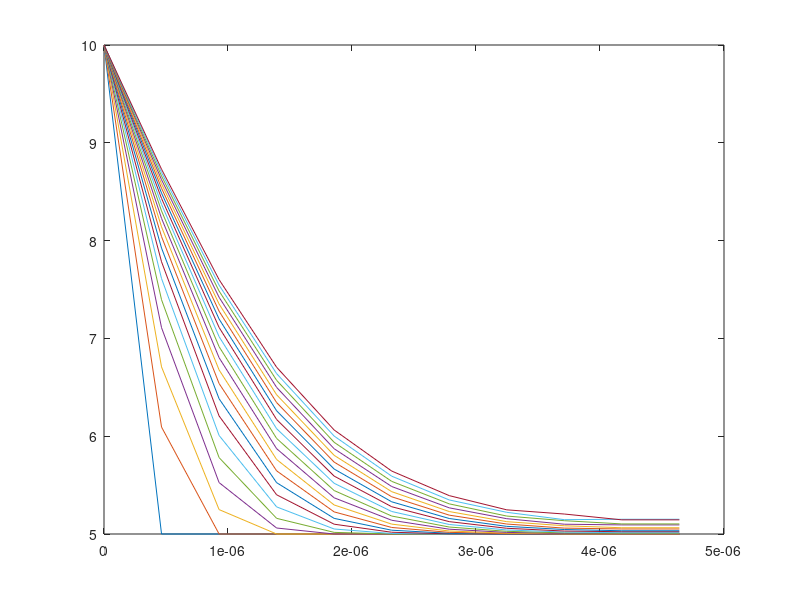

This figure's MATLAB source:
clear;
close all;

L = 2; %lenght 
rho = 1000;  %density
nu = 1e-3;  %viscosity
Dab = 1.16e-5;  %diffusion coefficient
Ca1 = 5; 
Ca2 = 10;
u_inf = 1;  %velocity of free stream

Re_crit = 3.2e5; %critical Re no. 
z_crit = nu*Re_crit/(rho*u_inf); %critical z value
del_crit = 4.64*z_crit/Re_crit;  %critical boundary thickness

dx = del_crit/10;
dz = 0.1;

x = 0:dx:del_crit;
z = 0:dz:L;

[~,n] = size(x);
[~,m] = size(z);

C = zeros(m,n);
r = zeros(m,n);
C(1,:) = Ca1;
C(:,1) = Ca2;

for k = 2:m
    Re = rho*u_inf*z(k)/nu;
    if(Re<Re_crit)
        del = 4.64*z(k)/Re;
    else
        del = del_crit;
    end
    %assigning value of del based on reynolds no. at that value of z
    for i = 2:n
        if(x(i)<(del_crit - del))
            uz(k,i) = u_inf;
        else
            uz(k,i) = (3/2)*((del_crit - x(i))/del) - (1/2)*((del_crit - x(i))/del)^3;
        end
        %assigning velocity depending on distance from platform
        if(x(i) == del_crit)
            C(k,i) = C(k,i-1);
        else
            C(k,i) = C(k-1,i) + (Dab/uz(k,i))*(4e-8)*(C(k-1,i+1) - 2*C(k-1,i) + C(k-1,i-1))*(dz/(dx^2));
            r(k,i) = C(k-1,i+1) - 2*C(k-1,i) + C(k-1,i-1);
        end
        
    end
end

plot(x,C);
%surf(C);
